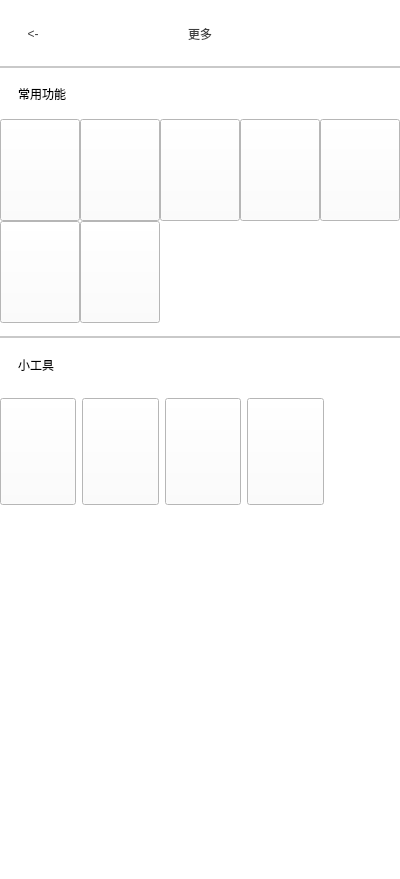
<?xml version="1.0" encoding="UTF-8"?>
<ui version="4.0">
 <class>MorePage</class>
 <widget class="QWidget" name="MorePage">
  <property name="geometry">
   <rect>
    <x>0</x>
    <y>0</y>
    <width>400</width>
    <height>879</height>
   </rect>
  </property>
  <property name="windowTitle">
   <string>Form</string>
  </property>
  <property name="styleSheet">
   <string notr="true">background-color: rgb(255, 255, 255);</string>
  </property>
  <layout class="QGridLayout" name="gridLayout_2">
   <property name="leftMargin">
    <number>0</number>
   </property>
   <property name="topMargin">
    <number>0</number>
   </property>
   <property name="rightMargin">
    <number>0</number>
   </property>
   <property name="bottomMargin">
    <number>0</number>
   </property>
   <property name="spacing">
    <number>0</number>
   </property>
   <item row="0" column="0">
    <widget class="QWidget" name="backgroundwidget" native="true">
     <layout class="QGridLayout" name="gridLayout" rowstretch="1,4,8">
      <property name="leftMargin">
       <number>0</number>
      </property>
      <property name="topMargin">
       <number>0</number>
      </property>
      <property name="rightMargin">
       <number>0</number>
      </property>
      <property name="bottomMargin">
       <number>0</number>
      </property>
      <property name="spacing">
       <number>0</number>
      </property>
      <item row="0" column="0">
       <widget class="QWidget" name="titlewidget" native="true">
        <property name="styleSheet">
         <string notr="true">#titlewidget{
border-bottom:2px ;
border-color: rgba(140,140,140,120);
border-style: solid;
}</string>
        </property>
        <layout class="QHBoxLayout" name="horizontalLayout" stretch="1,6,1">
         <property name="spacing">
          <number>0</number>
         </property>
         <item>
          <widget class="QPushButton" name="pushButton_return">
           <property name="sizePolicy">
            <sizepolicy hsizetype="Expanding" vsizetype="Expanding">
             <horstretch>0</horstretch>
             <verstretch>0</verstretch>
            </sizepolicy>
           </property>
           <property name="styleSheet">
            <string notr="true">border:none;
font: 75 28pt &quot;微软雅黑&quot;;
color: rgb(62, 62, 62);</string>
           </property>
           <property name="text">
            <string>&lt;-</string>
           </property>
          </widget>
         </item>
         <item>
          <widget class="QLabel" name="titlelabel">
           <property name="sizePolicy">
            <sizepolicy hsizetype="Expanding" vsizetype="Expanding">
             <horstretch>0</horstretch>
             <verstretch>0</verstretch>
            </sizepolicy>
           </property>
           <property name="styleSheet">
            <string notr="true">font: 22pt &quot;微软雅黑&quot;;
color: rgb(62, 62, 62);</string>
           </property>
           <property name="text">
            <string>更多</string>
           </property>
           <property name="alignment">
            <set>Qt::AlignCenter</set>
           </property>
          </widget>
         </item>
         <item>
          <widget class="QLabel" name="labelspace">
           <property name="sizePolicy">
            <sizepolicy hsizetype="Expanding" vsizetype="Expanding">
             <horstretch>0</horstretch>
             <verstretch>0</verstretch>
            </sizepolicy>
           </property>
           <property name="text">
            <string/>
           </property>
          </widget>
         </item>
        </layout>
       </widget>
      </item>
      <item row="1" column="0">
       <widget class="QWidget" name="midwidget" native="true">
        <property name="styleSheet">
         <string notr="true">#midwidget{
border-bottom:2px ;
border-color: rgba(140,140,140,120);
border-style: solid;
}</string>
        </property>
        <layout class="QVBoxLayout" name="verticalLayout" stretch="1,2,2">
         <property name="spacing">
          <number>0</number>
         </property>
         <property name="leftMargin">
          <number>0</number>
         </property>
         <property name="topMargin">
          <number>0</number>
         </property>
         <property name="rightMargin">
          <number>0</number>
         </property>
         <property name="bottomMargin">
          <number>15</number>
         </property>
         <item>
          <widget class="QLabel" name="label_midwidgettitle">
           <property name="styleSheet">
            <string notr="true">padding-left:15px;
color: rgb(0, 0, 0);
font: 75 24pt &quot;微软雅黑&quot;;</string>
           </property>
           <property name="text">
            <string>常用功能</string>
           </property>
          </widget>
         </item>
         <item>
          <layout class="QHBoxLayout" name="horizontalLayout_2" stretch="1,1,1,1,1">
           <property name="spacing">
            <number>0</number>
           </property>
           <item>
            <widget class="QPushButton" name="pushButton_Bill">
             <property name="sizePolicy">
              <sizepolicy hsizetype="Expanding" vsizetype="Expanding">
               <horstretch>0</horstretch>
               <verstretch>0</verstretch>
              </sizepolicy>
             </property>
             <property name="styleSheet">
              <string notr="true">border-image: url(:/MorePage/image/BillButtonIcon_InMorePage.jpg);</string>
             </property>
             <property name="text">
              <string/>
             </property>
            </widget>
           </item>
           <item>
            <widget class="QPushButton" name="pushButton_Budget">
             <property name="sizePolicy">
              <sizepolicy hsizetype="Expanding" vsizetype="Expanding">
               <horstretch>0</horstretch>
               <verstretch>0</verstretch>
              </sizepolicy>
             </property>
             <property name="styleSheet">
              <string notr="true">border-image: url(:/MorePage/image/BudgetButtonIcon_InMorePage.jpg);</string>
             </property>
             <property name="text">
              <string/>
             </property>
            </widget>
           </item>
           <item>
            <widget class="QPushButton" name="pushButton_AssetManager">
             <property name="sizePolicy">
              <sizepolicy hsizetype="Expanding" vsizetype="Expanding">
               <horstretch>0</horstretch>
               <verstretch>0</verstretch>
              </sizepolicy>
             </property>
             <property name="styleSheet">
              <string notr="true">border-image: url(:/MorePage/image/AssetManagerButtonIcon_InMorePage.jpg);</string>
             </property>
             <property name="text">
              <string/>
             </property>
            </widget>
           </item>
           <item>
            <widget class="QPushButton" name="pushButton_Shoping">
             <property name="sizePolicy">
              <sizepolicy hsizetype="Expanding" vsizetype="Expanding">
               <horstretch>0</horstretch>
               <verstretch>0</verstretch>
              </sizepolicy>
             </property>
             <property name="styleSheet">
              <string notr="true">border-image: url(:/MorePage/image/ShopingButtonIcon_InMorePage.jpg);</string>
             </property>
             <property name="text">
              <string/>
             </property>
            </widget>
           </item>
           <item>
            <widget class="QPushButton" name="pushButton_BillManage">
             <property name="sizePolicy">
              <sizepolicy hsizetype="Expanding" vsizetype="Expanding">
               <horstretch>0</horstretch>
               <verstretch>0</verstretch>
              </sizepolicy>
             </property>
             <property name="styleSheet">
              <string notr="true">border-image: url(:/MorePage/image/BillManagerButtonIcon_InMorePage.jpg);</string>
             </property>
             <property name="text">
              <string/>
             </property>
            </widget>
           </item>
          </layout>
         </item>
         <item>
          <layout class="QHBoxLayout" name="horizontalLayout_3" stretch="1,1,3">
           <property name="spacing">
            <number>0</number>
           </property>
           <item>
            <widget class="QPushButton" name="pushButton_FamilyBill">
             <property name="sizePolicy">
              <sizepolicy hsizetype="Expanding" vsizetype="Expanding">
               <horstretch>0</horstretch>
               <verstretch>0</verstretch>
              </sizepolicy>
             </property>
             <property name="styleSheet">
              <string notr="true">border-image: url(:/MorePage/image/FamilyBillButtonIcon_InMorePage.jpg);</string>
             </property>
             <property name="text">
              <string/>
             </property>
            </widget>
           </item>
           <item>
            <widget class="QPushButton" name="pushButton_ManageAsset">
             <property name="sizePolicy">
              <sizepolicy hsizetype="Expanding" vsizetype="Expanding">
               <horstretch>0</horstretch>
               <verstretch>0</verstretch>
              </sizepolicy>
             </property>
             <property name="styleSheet">
              <string notr="true">border-image: url(:/MorePage/image/MangeAssetKonwlageButtonIcon_InMorePage.jpg);</string>
             </property>
             <property name="text">
              <string/>
             </property>
            </widget>
           </item>
           <item>
            <spacer name="horizontalSpacer">
             <property name="orientation">
              <enum>Qt::Horizontal</enum>
             </property>
             <property name="sizeHint" stdset="0">
              <size>
               <width>40</width>
               <height>20</height>
              </size>
             </property>
            </spacer>
           </item>
          </layout>
         </item>
        </layout>
       </widget>
      </item>
      <item row="2" column="0">
       <widget class="QWidget" name="bottomwidget" native="true">
        <layout class="QVBoxLayout" name="verticalLayout_2" stretch="1,2,7">
         <property name="spacing">
          <number>6</number>
         </property>
         <property name="leftMargin">
          <number>0</number>
         </property>
         <property name="topMargin">
          <number>0</number>
         </property>
         <property name="rightMargin">
          <number>0</number>
         </property>
         <property name="bottomMargin">
          <number>0</number>
         </property>
         <item>
          <widget class="QLabel" name="labelbottomwidgettitle">
           <property name="styleSheet">
            <string notr="true">padding-left:15px;
color: rgb(0, 0, 0);
font: 75 24pt &quot;微软雅黑&quot;;</string>
           </property>
           <property name="text">
            <string>小工具</string>
           </property>
          </widget>
         </item>
         <item>
          <layout class="QHBoxLayout" name="horizontalLayout_4" stretch="1,1,1,1,1">
           <item>
            <widget class="QPushButton" name="pushButton_BillHelper">
             <property name="sizePolicy">
              <sizepolicy hsizetype="Expanding" vsizetype="Expanding">
               <horstretch>0</horstretch>
               <verstretch>0</verstretch>
              </sizepolicy>
             </property>
             <property name="styleSheet">
              <string notr="true">border-image: url(:/MorePage/image/BillHelperButtonIcon_InMorePage.jpg);</string>
             </property>
             <property name="text">
              <string/>
             </property>
            </widget>
           </item>
           <item>
            <widget class="QPushButton" name="pushButton_HousingRateCalculate">
             <property name="sizePolicy">
              <sizepolicy hsizetype="Expanding" vsizetype="Expanding">
               <horstretch>0</horstretch>
               <verstretch>0</verstretch>
              </sizepolicy>
             </property>
             <property name="styleSheet">
              <string notr="true">border-image: url(:/MorePage/image/HousingLoanCalculateButtonIcon_InMorePage.jpg);</string>
             </property>
             <property name="text">
              <string/>
             </property>
            </widget>
           </item>
           <item>
            <widget class="QPushButton" name="pushButton_ExchangeRateCalculate">
             <property name="sizePolicy">
              <sizepolicy hsizetype="Expanding" vsizetype="Expanding">
               <horstretch>0</horstretch>
               <verstretch>0</verstretch>
              </sizepolicy>
             </property>
             <property name="styleSheet">
              <string notr="true">border-image: url(:/MorePage/image/ExchangeRateCalculateButtonIcon_InMorePage.jpg);</string>
             </property>
             <property name="text">
              <string/>
             </property>
            </widget>
           </item>
           <item>
            <widget class="QPushButton" name="pushButton_GirlPic">
             <property name="sizePolicy">
              <sizepolicy hsizetype="Expanding" vsizetype="Expanding">
               <horstretch>0</horstretch>
               <verstretch>0</verstretch>
              </sizepolicy>
             </property>
             <property name="styleSheet">
              <string notr="true">border-image: url(:/MorePage/image/GirlPicButtonIcon_InMorePage.jpg);</string>
             </property>
             <property name="text">
              <string/>
             </property>
            </widget>
           </item>
           <item>
            <spacer name="horizontalSpacer_2">
             <property name="orientation">
              <enum>Qt::Horizontal</enum>
             </property>
             <property name="sizeHint" stdset="0">
              <size>
               <width>40</width>
               <height>20</height>
              </size>
             </property>
            </spacer>
           </item>
          </layout>
         </item>
         <item>
          <spacer name="verticalSpacer">
           <property name="orientation">
            <enum>Qt::Vertical</enum>
           </property>
           <property name="sizeHint" stdset="0">
            <size>
             <width>20</width>
             <height>362</height>
            </size>
           </property>
          </spacer>
         </item>
        </layout>
       </widget>
      </item>
     </layout>
    </widget>
   </item>
  </layout>
 </widget>
 <resources/>
 <connections/>
</ui>
